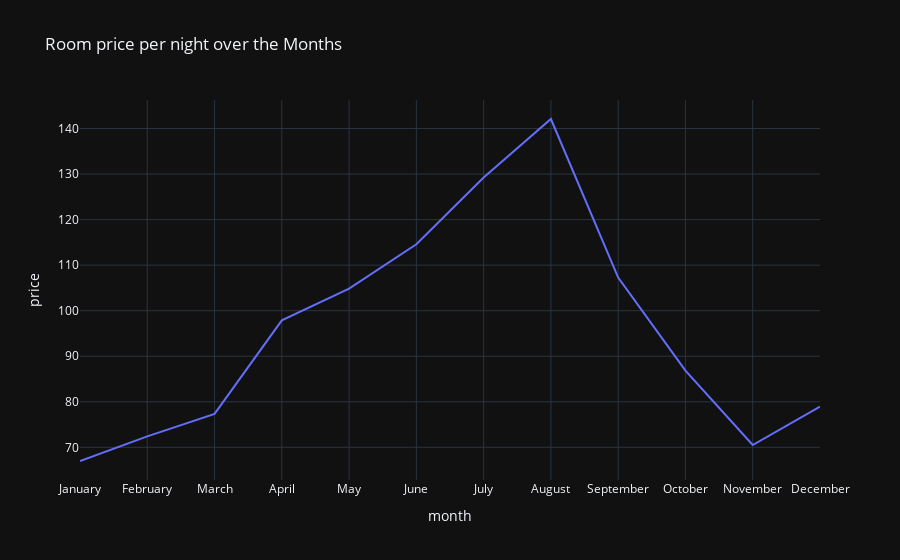

Here is the notebook cell this chart was saved with:
### Code cell
plt. figure(figsize = (20, 10))
px.line(season_month, x='month', y = 'price', title = 'Room price per night over the Months', template = 'plotly_dark')

### Figure 1 — Plotly figure (JSON) as saved in the notebook; plotly's stock layout.template omitted (floating-point values rounded to 4 significant figures)
{"data": [{"hovertemplate": "month=%{x}<br>price=%{y}<extra></extra>", "legendgroup": "", "line": {"color": "#636efa", "dash": "solid"}, "mode": "lines", "name": "", "orientation": "v", "showlegend": false, "type": "scatter", "x": ["January", "February", "March", "April", "May", "June", "July", "August", "September", "October", "November", "December"], "xaxis": "x", "y": [67.0, 72.42, 77.33, 97.88, 104.8, 114.6, 129.3, 142.1, 107.3, 86.83, 70.51, 78.92], "yaxis": "y"}], "layout": {"legend": {"tracegroupgap": 0}, "title": {"text": "Room price per night over the Months"}, "xaxis": {"anchor": "y", "domain": [0, 1], "title": {"text": "month"}}, "yaxis": {"anchor": "x", "domain": [0, 1], "title": {"text": "price"}}}}
